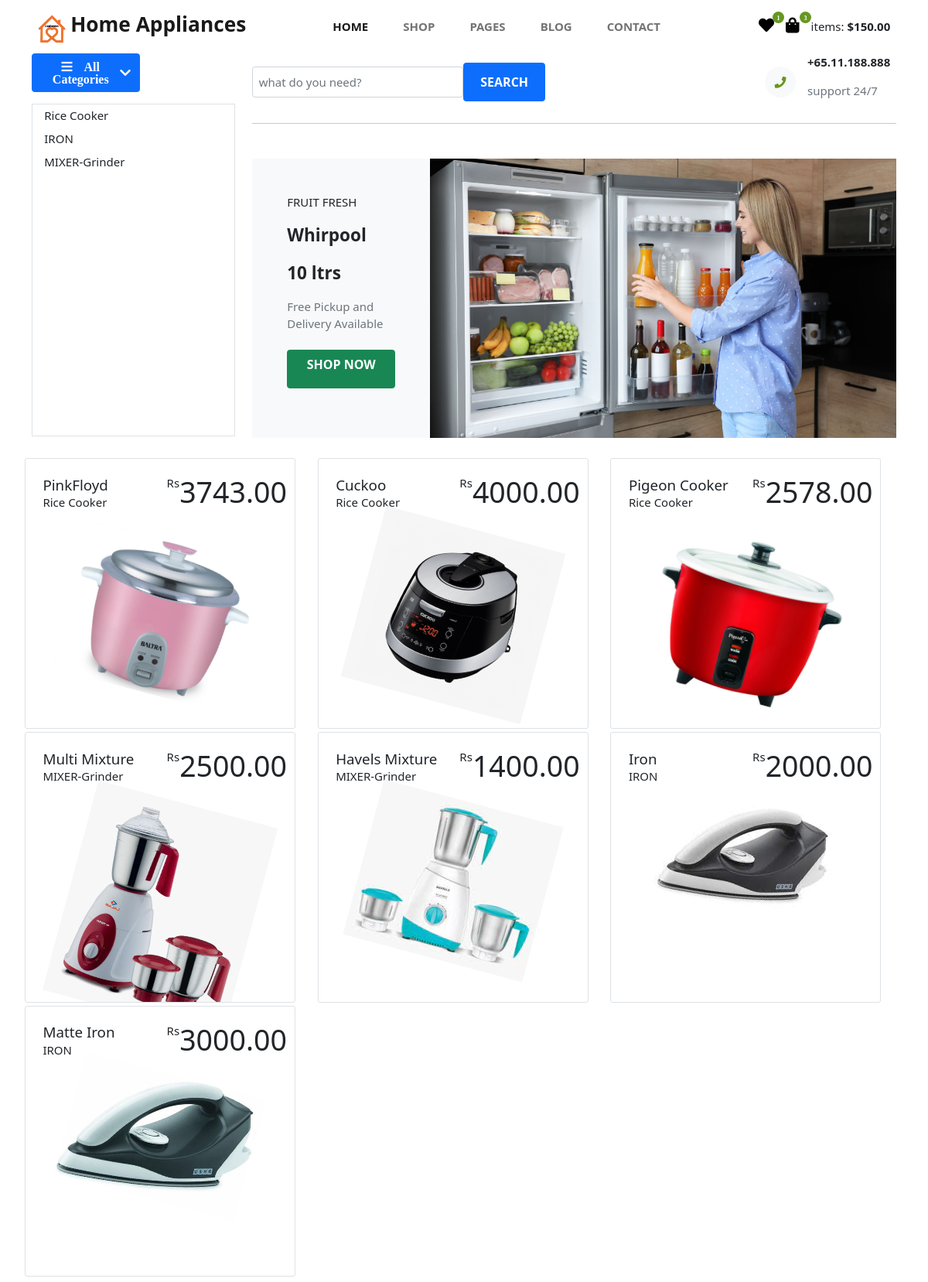
The page / on the database its author committed.
### tables this page shows
CREATE TABLE `categories` (
  `ct_id` bigint(20) NOT NULL,
  `ct_name` varchar(255) NOT NULL,
  `ct_desc` varchar(255) NOT NULL
);

CREATE TABLE `products` (
  `pr_id` bigint(20) NOT NULL,
  `pr_name` varchar(255) NOT NULL,
  `pr_desc` varchar(255) NOT NULL,
  `pr_img` varchar(255) NOT NULL,
  `pr_price` decimal(10,2) NOT NULL,
  `pr_qty` int(10) NOT NULL,
  `cat_id` bigint(20) NOT NULL,
  `pr_brand` varchar(255) NOT NULL
);

### classes/dbh.class.php (called while the page is built)
<?php
class Dbh {
    private $host = "localhost";
    private $user = "root";
    private $pwd = "";
    private $dbName = "project";
    public function connect () {
        $dsn = 'mysql:host=' . $this->host . ';dbname=' . $this->dbName;
        $pdo = new PDO($dsn, $this->user, $this->pwd);
        $pdo->setAttribute(PDO::ATTR_DEFAULT_FETCH_MODE, PDO::FETCH_ASSOC);
        return $pdo;
    }
}

### classes/category.class.php (called while the page is built, shortened)
<?php
include "../classes/dbh.class.php";
class Category extends Dbh {
    public function getAll() {
        $sql = "SELECT * FROM `categories`";
        $stmt = $this->connect()->prepare($sql);
        $stmt->execute();
        while($result = $stmt->fetchAll()) {
            return $result;
        }
    }
}

### classes/product.class.php (called while the page is built, shortened)
<?php
class Product extends Dbh {
    public function getProduct() {
        $sql = "SELECT * FROM `products` INNER JOIN categories WHERE cat_id = categories.ct_id";
        $stmt = $this->connect()->prepare($sql);
        $stmt->execute();
        while($result = $stmt->fetchAll()) {
            return $result;
        }
    }
}

### public/index.php (the view, shortened to what this page needs)
<?php
    require_once "layout/header.php";
?>
<link rel="stylesheet" href="layout/css/productlist.css">
            <div class=" d-lg-flex flex-lg-row d-flex flex-column-reverse bg-light mt-5">
                <div class="p-5" id="2">
                    <p class="p-green">FRUIT FRESH</p>
                    <P class="fs-4 fw-bold">Whirpool</P>
                    <p class="fs-4 fw-bold">10 ltrs</p>
                    <p class="text-muted mb-4">Free Pickup and Delivery Available</p>
                    <div class="btn btn-success px-4">SHOP NOW</div>
                </div>
                <div id="1"> <img src="../img/coverfridge.jpg" class="w-100 h-100" alt=""> </div>
            </div>
        </div>
        <div class="row g-1 mt-4 mb-2">
            <?php
            $products = new Product();
            if($products->getProduct() > 0):
                foreach($products->getProduct() as $product):
            ?>
                <div class="col-lg-4 col-md-6 col-sm-10 offset-md-0 offset-sm-1">
                    <div class="card p-2 ml-5 border">
                        <div class="p-info px-3 py-3">
                            <div>
                                <h5 class="mb-0"><?=$product['pr_name']?></h5> <span><?=$product['ct_name']?></span>
                            </div>
                            <div class="p-price d-flex flex-row"> <span>Rs</span>
                                <h1><?=$product['pr_price']?></h1>
                            </div>
                            <div class="heart"> <i class="fas fa-heart"></i> </div>
                        </div>
                        <div class="text-center p-image"> <img src="../admin/uploads/<?=$product['pr_img']?>"> </div>
                    </div>
                </div>
            <?php
                endforeach;
            endif;
            ?>
        </div>
<?php require_once "layout/footer.php" ?>

### public/layout/header.php (shortened to what this page needs)
<?php
$category = new Category;
?>
<!DOCTYPE html>
<html lang="en">
<head>
    <link rel="stylesheet" href="https://cdn.jsdelivr.net/npm/bootstrap@5.0.1/dist/css/bootstrap.min.css">
    <link rel="stylesheet" href="https://use.fontawesome.com/releases/v5.7.2/css/all.css">
    <link rel="stylesheet" href="layout/css/style.css">
    <link href="layout/css/ui.css" rel="stylesheet" type="text/css" />
</head>
<body>
<div class="container">
    <nav class="navbar navbar-expand-lg navbar-light ">
        <div class="container-fluid pe-lg-2 p-0"> <a class="navbar-brand fw-bold fs-3" href="index.php"><img src="../img/logo.jpeg" alt="Brand Logo" width="50px" >Home Appliances</a>
            <div class="collapse navbar-collapse" id="navbarSupportedContent">
                <ul class="navbar-nav ms-auto mb-2 mb-lg-0">
                    <li class="nav-item"> <a class="nav-link pe-3 me-4 fw-bold active" aria-current="page" href="#">HOME</a> </li>
                    <li class="nav-item"> <a class="nav-link pe-3 me-4 fw-bold" href="#">SHOP</a> </li>
                    <li class="nav-item"> <a class="nav-link pe-3 me-4 fw-bold" href="#">PAGES</a> </li>
                    <li class="nav-item"> <a class="nav-link pe-3 me-4 fw-bold" href="#">BLOG</a> </li>
                    <li class="nav-item"> <a class="nav-link pe-3 me-4 fw-bold" href="#">CONTACT</a> </li>
                </ul>
                <ul class="navbar-nav icons ms-auto mb-2 mb-lg-0">
                    <li class=" nav-item pe-3"> <a href="" class="fas fa-heart"> <span class="num rounded-circle">1</span> </a> </li>
                    <li class=" nav-item pe-3"> <a href="" class="fas fa-shopping-bag"> <span class="num rounded-circle">3</span> </a> </li>
                    <li class=" nav-item"> <span class="">items:</span> <span class="fw-bold">$150.00</span> </li>
                </ul>
            </div>
        </div>
    </nav>
    <div class="row">
        <div class="col-lg-3 mb-lg-0 mb-2">
            <p> <a class="btn btn-primary w-100 d-flex align-items-center justify-content-between" data-bs-toggle="collapse" href="#collapseExample" role="button" aria-expanded="true" aria-controls="collapseExample"> <span class="fas fa-bars"><span class="ps-3">All Categories</span></span> <span class="fas fa-chevron-down"></span> </a> </p>
            <div class="collapse show border" id="collapseExample">
                <ul class="list-unstyled">
                    <?php
                    if($category->getAll() > 0):
                        foreach ($category->getAll() as $cat):
                    ?>
                        <li><a class="dropdown-item" href="category.php?id=<?=$cat['ct_id']?>"><?=$cat['ct_name']?></a></li>
                    <?php
                        endforeach;
                    else:
                        echo "<p style='color:red;'>No categories</p>";
                    endif;
                    ?>
                </ul>
            </div>
        </div>
        <div class="col-lg-9">
            <div class="d-lg-flex">
                <div class="d-lg-flex align-items-center">
                    <div class="d-flex align-items-center w-100 h-100 ps-lg-0 ps-sm-3">
                         <input class="form-control p-2" type="text" placeholder="what do you need?">
                        <div class="btn btn-primary d-flex align-items-center justify-content-center"> SEARCH</div>
                    </div>
                </div>
                <div class="d-flex align-items-center ms-lg-auto mt-lg-0 mt-3 pe-2"> <span class=" me-2 fas fa-phone bg-light rounded-circle"></span>
                    <div class="d-flex flex-column ps-2">
                        <p class="fw-bold">+65.11.188.888</p>
                        <p class="text-muted">support 24/7</p>
                    </div>
                </div>
            </div>
            <hr style="width:100%;text-align:left;margin-left:0">

### public/layout/footer.php
</div>
</div>
</body>
</html>

### public/layout/css/style.css (style rules this page uses)
.num { position: absolute; display: flex; flex-direction: column; justify-content: center; align-items: center; top: -8px; left: 18px; width: 15px; height: 15px; font-size: 8px; background-color: #67971f; color: white }
a.fas { position: relative; font-size: 20px; text-decoration: none; color: black }
.fas.fa-phone { width: 40px; height: 40px; display: flex; justify-content: center; align-items: center; color: #67971f }
.collapse.show { height: 430px; overflow-y: scroll; }

### public/layout/css/ui.css (style rules this page uses)
html { font-size: 15px; }
.border { border: 1px solid #dee2e6; }
[class*="list-"] li:after { visibility: hidden; display: block; content: ""; overflow: hidden; height: 0; clear: both; }

### public/layout/css/productlist.css (style rules this page uses)
.card { width: 350px; border: none; height: 350px; border-radius: 3px; cursor: pointer; position: relative; overflow: hidden }
.p-info { display: flex; justify-content: space-between }
.p-price { position: absolute; right: 10px; top: 20px }
.p-image img { width: 240px; transform: rotate(15deg); transition: all 0.5s }
.btn { height: 50px; font-size: 16px; width: 140px !important; font-weight: 600 }

### rows shown on the page
categories: ct_name "Rice Cooker"
categories: ct_name "IRON"
categories: ct_name "MIXER-Grinder"
products: pr_name "PinkFloyd", cat.ct_name "Rice Cooker", pr_price "3743.00", pr_img (picture)
products: pr_name "Cuckoo", cat.ct_name "Rice Cooker", pr_price "4000.00", pr_img (picture)
products: pr_name "Pigeon Cooker", cat.ct_name "Rice Cooker", pr_price "2578.00", pr_img (picture)
products: pr_name "Multi Mixture", cat.ct_name "MIXER-Grinder", pr_price "2500.00", pr_img (picture)
products: pr_name "Havels Mixture", cat.ct_name "MIXER-Grinder", pr_price "1400.00", pr_img (picture)
products: pr_name "Iron", cat.ct_name "IRON", pr_price "2000.00", pr_img (picture)
products: pr_name "Matte Iron", cat.ct_name "IRON", pr_price "3000.00", pr_img (picture)
